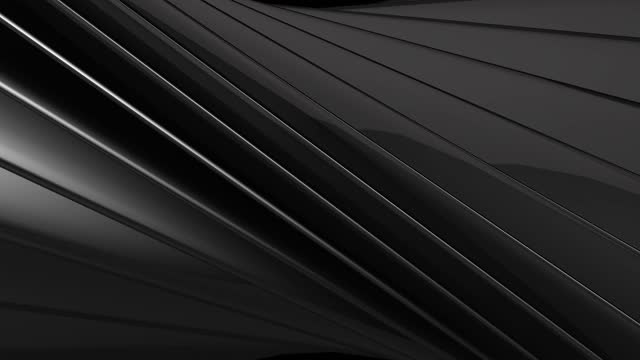
#> input picture ödev1/ödev1/gri_goruntu.png, 640 x 360 px
$ python 'ödev1.py'
#> lines starting #> are read from the running program, lines starting #| are printed output that depends on the picture
import cv2
import numpy as np
import matplotlib.pyplot as plt

# Gri seviye görüntüyü yükle          # Görüntüyü gri seviyeye çevir
image = cv2.imread('gri_goruntu.png', cv2.IMREAD_GRAYSCALE)
#> image: shape (360, 640); min 0, max 255, mean 35.6

# Histogramı hesaplamak için bir dizi oluştur
histogram = np.zeros(256, dtype=int)

# Görüntüdeki her pikseli gez
height, width = image.shape
#> height = 360; width = 640
for i in range(height):
    for j in range(width):
        pixel_value = image[i, j]
        histogram[pixel_value] += 1
#> after the loop, histogram = 256 values, max 8893 at index 25, min 0 at index 239, mean 900

# Histogramı çiz
plt.bar(np.arange(256), histogram, color='gray')
plt.xlabel('Piksel Değeri')
plt.ylabel('Frekans')
plt.title('Histogram')
plt.show()
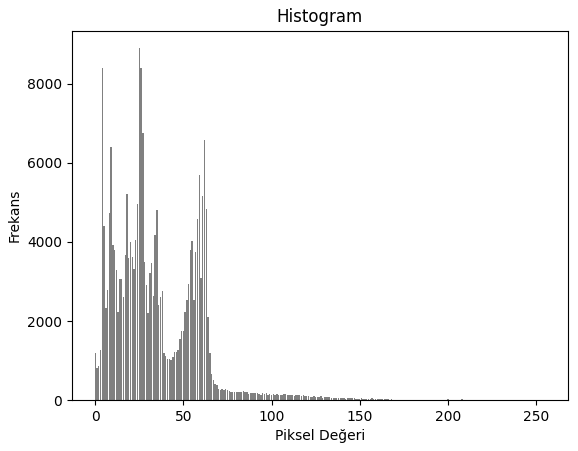
#> figure drawn by matplotlib, 1 panel; tallest bar 8893 high, from x = 24.6 to 25.4
